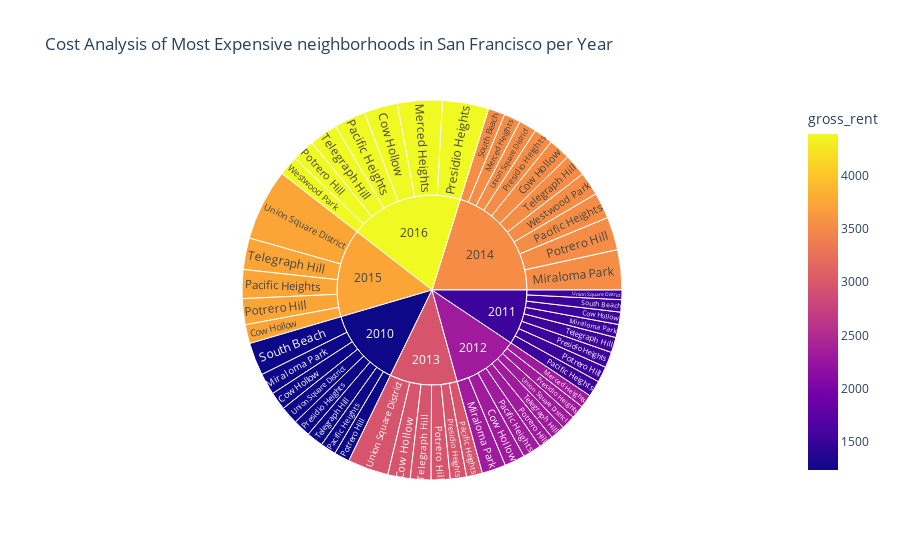

The code cell stored with this chart in its notebook:
### Markdown cell above
### Create a sunburst chart to conduct a costs analysis of most expensive neighborhoods in San Francisco per year

### Code cell
# Sunburst Plot
px.sunburst(
    df_expensive_neighborhoods,
    path=['year', 'neighborhood'], values='sale_price_sqr_foot',
                  color='gross_rent', 
    #height = int(10),
    width= int(50),
     title = "Cost Analysis of Most Expensive neighborhoods in San Francisco per Year"
    #hover_data=['iso_alpha'],
                  #color_continuous_scale='RdBu',
                  #color_continuous_midpoint=np.average(df['lifeExp'], weights=df['pop']))
)

### Figure 1 — Plotly figure (JSON) as saved in the notebook; plotly's stock layout.template omitted (floating-point values rounded to 4 significant figures)
{"data": [{"branchvalues": "total", "customdata": [[1239], [1530.0], [2324], [2971], [3528.0], [3739.0], [4390], [2324], [3528], [4390], [1239], [1530], [2324], [3528.0], [1239], [1530], [2324], [2971], [3528], [3739], [4390], [1239], [1530], [2324], [2971], [3528], [3739], [4390], [1239], [1530], [2324], [2971], [3528], [4390], [1239], [1530.0], [3528], [1239], [1530], [2324], [2971], [3528.0], [3739], [4390], [1239], [1530], [2324], [2971], [3528], [3739.0], [3528.0], [4390], [1239.0], [1530], [2324.0], [2971], [3528], [3739], [4390]], "domain": {"x": [0, 1], "y": [0, 1]}, "hovertemplate": "labels=%{label}<br>sale_price_sqr_foot=%{value}<br>parent=%{parent}<br>id=%{id}<br>gross_rent=%{color}<extra></extra>", "ids": ["2010/Cow Hollow", "2011/Cow Hollow", "2012/Cow Hollow", "2013/Cow Hollow", "2014/Cow Hollow", "2015/Cow Hollow", "2016/Cow Hollow", "2012/Merced Heights", "2014/Merced Heights", "2016/Merced Heights", "2010/Miraloma Park", "2011/Miraloma Park", "2012/Miraloma Park", "2014/Miraloma Park", "2010/Pacific Heights", "2011/Pacific Heights", "2012/Pacific Heights", "2013/Pacific Heights", "2014/Pacific Heights", "2015/Pacific Heights", "2016/Pacific Heights", "2010/Potrero Hill", "2011/Potrero Hill", "2012/Potrero Hill", "2013/Potrero Hill", "2014/Potrero Hill", "2015/Potrero Hill", "2016/Potrero Hill", "2010/Presidio Heights", "2011/Presidio Heights", "2012/Presidio Heights", "2013/Presidio Heights", "2014/Presidio Heights", "2016/Presidio Heights", "2010/South Beach", "2011/South Beach", "2014/South Beach", "2010/Telegraph Hill", "2011/Telegraph Hill", "2012/Telegraph Hill", "2013/Telegraph Hill", "2014/Telegraph Hill", "2015/Telegraph Hill", "2016/Telegraph Hill", "2010/Union Square District", "2011/Union Square District", "2012/Union Square District", "2013/Union Square District", "2014/Union Square District", "2015/Union Square District", "2014/Westwood Park", "2016/Westwood Park", "2010", "2011", "2012", "2013", "2014", "2015", "2016"], "labels": ["Cow Hollow", "Cow Hollow", "Cow Hollow", "Cow Hollow", "Cow Hollow", "Cow Hollow", "Cow Hollow", "Merced Heights", "Merced Heights", "Merced Heights", "Miraloma Park", "Miraloma Park", "Miraloma Park", "Miraloma Park", "Pacific Heights", "Pacific Heights", "Pacific Heights", "Pacific Heights", "Pacific Heights", "Pacific Heights", "Pacific Heights", "Potrero Hill", "Potrero Hill", "Potrero Hill", "Potrero Hill", "Potrero Hill", "Potrero Hill", "Potrero Hill", "Presidio Heights", "Presidio Heights", "Presidio Heights", "Presidio Heights", "Presidio Heights", "Presidio Heights", "South Beach", "South Beach", "South Beach", "Telegraph Hill", "Telegraph Hill", "Telegraph Hill", "Telegraph Hill", "Telegraph Hill", "Telegraph Hill", "Telegraph Hill", "Union Square District", "Union Square District", "Union Square District", "Union Square District", "Union Square District", "Union Square District", "Westwood Park", "Westwood Park", "2010", "2011", "2012", "2013", "2014", "2015", "2016"], "marker": {"coloraxis": "coloraxis", "colors": [1239, 1530.0, 2324, 2971, 3528.0, 3739.0, 4390, 2324, 3528, 4390, 1239, 1530, 2324, 3528.0, 1239, 1530, 2324, 2971, 3528, 3739, 4390, 1239, 1530, 2324, 2971, 3528, 3739, 4390, 1239, 1530, 2324, 2971, 3528, 4390, 1239, 1530.0, 3528, 1239, 1530, 2324, 2971, 3528.0, 3739, 4390, 1239, 1530, 2324, 2971, 3528, 3739.0, 3528.0, 4390, 1239.0, 1530, 2324.0, 2971, 3528, 3739, 4390]}, "name": "", "parents": ["2010", "2011", "2012", "2013", "2014", "2015", "2016", "2012", "2014", "2016", "2010", "2011", "2012", "2014", "2010", "2011", "2012", "2013", "2014", "2015", "2016", "2010", "2011", "2012", "2013", "2014", "2015", "2016", "2010", "2011", "2012", "2013", "2014", "2016", "2010", "2011", "2014", "2010", "2011", "2012", "2013", "2014", "2015", "2016", "2010", "2011", "2012", "2013", "2014", "2015", "2014", "2016", "", "", "", "", "", "", ""], "type": "sunburst", "values": [569.4, 390.6, 644.8, 707.4, 691.9, 598.6, 1059.0, 421.1, 528.7, 1417.0, 680.6, 414.7, 756.2, 1268.0, 496.5, 509.0, 586.2, 503.9, 824.7, 910.2, 996.4, 491.5, 503.1, 466.6, 598.7, 1045.0, 821.3, 707.7, 549.4, 493.8, 426.6, 512.8, 603.5, 1466.0, 1037.0, 388.6, 524.6, 524.8, 483.4, 465.8, 653.3, 708.2, 997.0, 903.0, 569.2, 302.1, 445.2, 1290.0, 558.3, 2259.0, 743.0, 631.2, 4918.0, 3485.0, 4213.0, 4267.0, 7496.0, 5586.0, 7180.0]}], "layout": {"autosize": true, "coloraxis": {"colorbar": {"title": {"text": "gross_rent"}}, "colorscale": [[0, "#0d0887"], [0.1111, "#46039f"], [0.2222, "#7201a8"], [0.3333, "#9c179e"], [0.4444, "#bd3786"], [0.5556, "#d8576b"], [0.6667, "#ed7953"], [0.7778, "#fb9f3a"], [0.8889, "#fdca26"], [1, "#f0f921"]]}, "legend": {"tracegroupgap": 0}, "title": {"text": "Cost Analysis of Most Expensive neighborhoods in San Francisco per Year"}}}
